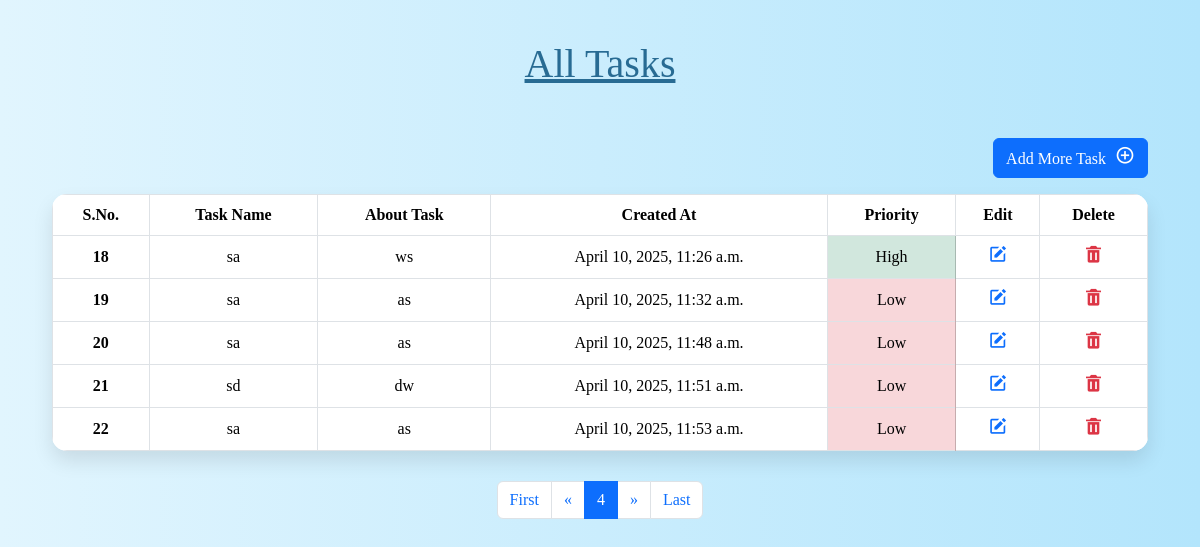
/display/?pg=4, run on the app's committed database.
### todoapp/models.py (models this page shows, shortened)
class AllTasks(models.Model):
    Task_name = models.CharField(max_length=100)
    about_task=models.CharField(max_length=250)
    task_priority=models.BooleanField(default=False)
    created_at = models.DateTimeField(auto_now_add=True)

### todoapp/views.py (the view)
# urls.py: path('display/',views.DisplayAllTask,name='display'),
def DisplayAllTask(request):
    tasks=AllTasks.objects.all()
    paginator=Paginator(tasks,5)
    page_number=request.GET.get('pg')
    tasks=paginator.get_page(page_number)
    return render(request,'Alltask.html',{'form':tasks})

### templates/Alltask.html (shortened to what this page needs)
<!DOCTYPE html>
<html lang="en">
<head>
    <link href="https://cdn.jsdelivr.net/npm/bootstrap@5.3.3/dist/css/bootstrap.min.css" rel="stylesheet">
    <link href='https://unpkg.com/boxicons@2.1.4/css/boxicons.min.css' rel='stylesheet'>
</head>
<body>
    <div class="container">
        <h1><u>All Tasks</u></h1>
        <div class="d-flex justify-content-end mb-3">
            <a class="btn btn-primary" href="{% url 'add' %}" role="button">
                Add More Task <i class='bx bx-plus-circle'></i>
            </a>
        </div>
        <table class="table table-bordered table-hover text-center align-middle">
            <thead>
                <tr>
                    <th scope="col">S.No.</th>
                    <th scope="col">Task Name</th>
                    <th scope="col">About Task</th>
                    <th scope="col">Created At</th>
                    <th scope="col">Priority</th>
                    <th scope="col">Edit</th>
                    <th scope="col">Delete</th>
                </tr>
            </thead>
            <tbody>
                {% for i in form %}
                <tr>
                    <th scope="row">{{ i.id }}</th>
                    <td>{{ i.Task_name }}</td>
                    <td>{{ i.about_task }}</td>
                    <td>{{ i.created_at }}</td>
                    {% if i.task_priority %}
                        <td class="table-success">High</td>
                    {% else %}
                        <td class="table-danger">Low</td>
                    {% endif %}
                    <td>
                        <a href="{% url 'edit' id=i.id %}" class="text-primary"><i class='bx bxs-edit'></i></a>
                    </td>
                    <td>
                        <a href="{% url 'delete' id=i.id %}" class="text-danger"><i class='bx bxs-trash'></i></a>
                    </td>
                </tr>
                {% endfor %}
            </tbody>
        </table>
        <nav aria-label="Page navigation example">
            <ul class="pagination justify-content-center">
                <li class="page-item">
                    <a class="page-link" href="?pg=1">First</a>
                </li>
                {% if form.has_previous %}
                    <li class="page-item"><a class="page-link" href="?pg={{ form.previous_page_number }}">«</a></li>
                {% endif %}
                <li class="page-item active"><a class="page-link" href="#">{{ form.number }}</a></li>
                {% if form.has_next %}
                    <li class="page-item"><a class="page-link" href="?pg={{ form.next_page_number }}">»</a></li>
                {% endif %}
                <li class="page-item">
                    <a class="page-link" href="?pg={{ form.paginator.num_pages }}">Last</a>
                </li>
            </ul>
        </nav>
    </div>
</body>
</html>

### templates/Alltask.html (style rules this page uses)
body { background: linear-gradient(to right, #e1f5fe, #b3e5fc); font-family: Georgia, 'Times New Roman', Times, serif; padding: 40px; }
h1 { text-align: center; color: #286b93; margin-bottom: 50px; }
table { background-color: #ffffff; border-radius: 15px; overflow: hidden; box-shadow: 0 10px 20px rgba(0, 0, 0, 0.1); }
th { background-color: #0288d1; color: rgb(201, 122, 223); }
.btn-primary i { margin-left: 5px; }
.bx { font-size: 20px; }
.pagination { margin-top: 30px; }
.table td, .table th { vertical-align: middle; text-align: center; }

### data on the page
AllTasks: id "18", Task_name "sa", about_task "ws", created_at "April 10, 2025, 11:26 a.m.", task_priority "High"
AllTasks: id "19", Task_name "sa", about_task "as", created_at "April 10, 2025, 11:32 a.m.", task_priority "Low"
AllTasks: id "20", Task_name "sa", about_task "as", created_at "April 10, 2025, 11:48 a.m.", task_priority "Low"
AllTasks: id "21", Task_name "sd", about_task "dw", created_at "April 10, 2025, 11:51 a.m.", task_priority "Low"
AllTasks: id "22", Task_name "sa", about_task "as", created_at "April 10, 2025, 11:53 a.m.", task_priority "Low"
